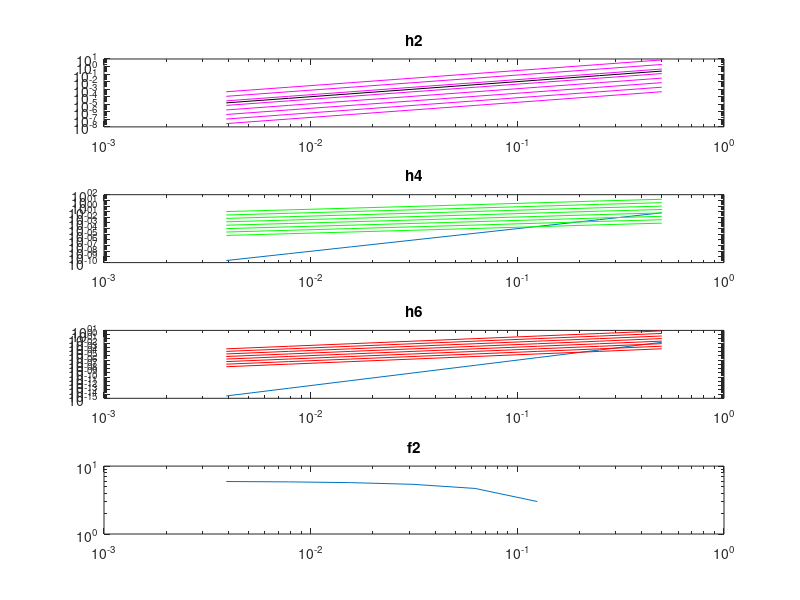

Source code (MATLAB):

x0=.4;
h=[0 0 0 0 0 0 0 0];

for k = 1:8
   h(k)=2^-k; 
end
z=(4./h.^2);
y=(1./(4*h.^2));
h=h';
f=@(x) exp(x).*sin(3.*x);
f2= @(x) 6.*cos(3.*x).*exp(x) - 8.*sin(3.*x).*exp(x);
O2 = (1/h.^2).*(f(x0-h)-2.*f(x0)+f(x0+h));
O4 = (((-1/12).*f(x0 - (2.*h)))+((4/3).*(f(x0-h)))+((-5/2).*(f(x0)))+ ((-1/12).*f(x0 - (2.*h)))+((4/3).*(f(x0-h))))/h.^2;
O6 = ((((36/(3.*h.^2)).*(f(x0-h)-(2.*f(x0))+f(x0+h))))-((9/(12*h.^2)).*(f(x0-(2*h))-2.*f(x0)+f(x0+(2*h))))-(((36/(8.*h.^2)).*(f(x0-h)-2.*f(x0)+f(x0+h)))- ((4/(72*h.^2)).*(f(x0-(3*h))-2.*f(x0)+f(x0+(3*h))))))./5;
%O6 = (((1/90).*(f(x0-(3.*h))))+((-3/20).*(f(x0-(2.*h))))+((3/2).*(f(x0-h)))+((-49/18).*(f(x0)))+((1/90).*(f(x0+(3.*h))))+((-3/20).*(f(x0+(2.*h))))+((3/2).*(f(x0+h))))./h.^2;
subplot(4,1,1);
loglog(h,abs(O2),'m-');
hold on;

loglog(h,h.^2,'k-');
title('h2');

subplot(4,1,2);
loglog(h,h.^4);
hold on;
loglog(h,abs(O4),'g-');
title('h4');
subplot(4,1,3);
loglog(h,h.^6);
hold on;
loglog(h,abs(O6),'r-');
title('h6');
subplot(4,1,4);
loglog(h,f2(h));
title('f2');
